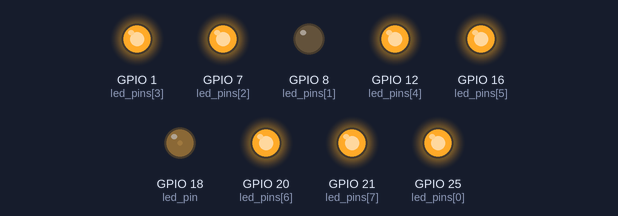
Recording of a program running on a simulated Raspberry Pi (BCM pin numbers). On the bench: output pins drawn as LEDs (lit = HIGH). Threads take turns every 2 ms.

Above: at 0.1 s.
At 0.45 s:
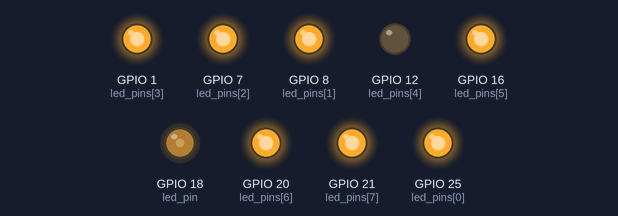
At 0.8 s:
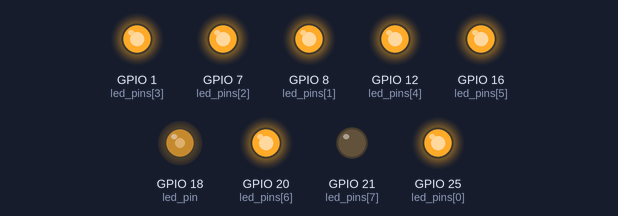
At 1.6 s:
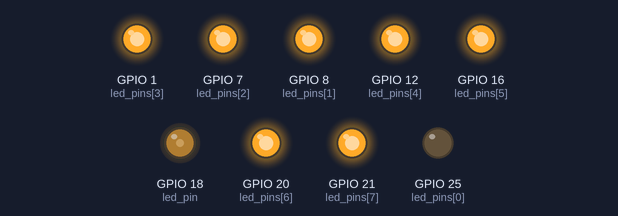
At 2.3 s:
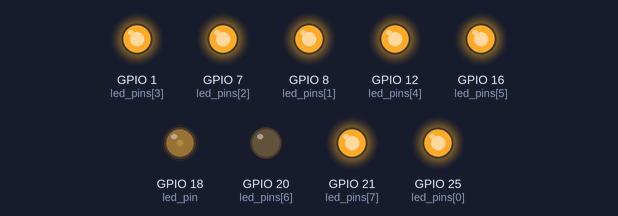
At 3.0 s:
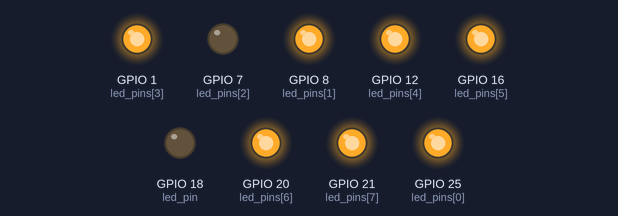
Timing chart, 0 to 7.6 s (numbered marks = the images above):
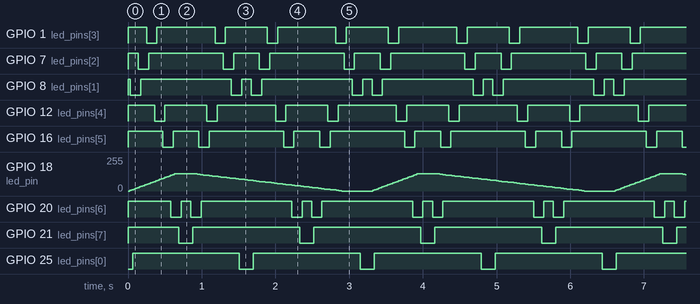

Measured:
- by itself, GPIO 1 (led_pins[3]): repeats every 1.6 s: HIGH 0.79 s, LOW 0.14 s, HIGH 0.57 s, LOW 0.14 s
- by itself, GPIO 7 (led_pins[2]): repeats every 1.6 s: HIGH 1.0 s, LOW 0.14 s, HIGH 0.35 s, LOW 0.14 s
- by itself, GPIO 8 (led_pins[1]): repeats every 1.6 s: HIGH 1.2 s, LOW 0.14 s, HIGH 0.13 s, LOW 0.14 s
- by itself, GPIO 12 (led_pins[4]): repeats every 1.6 s: HIGH 0.57 s, LOW 0.14 s, HIGH 0.79 s, LOW 0.14 s
- by itself, GPIO 16 (led_pins[5]): repeats every 1.6 s: HIGH 0.35 s, LOW 0.14 s, HIGH 1.0 s, LOW 0.14 s
- by itself, GPIO 20 (led_pins[6]): repeats every 1.6 s: HIGH 0.13 s, LOW 0.14 s, HIGH 1.2 s, LOW 0.14 s
- by itself, GPIO 21 (led_pins[7]), GPIO 25 (led_pins[0]): alternates HIGH for 1.5 s and LOW for 0.19 s

The program:

breathe_and_flow.py
```python
#!/usr/bin/env python
# -*- coding: utf-8 -*-

import RPi.GPIO as GPIO
import time
import thread

#=====================================================
# Pins für Lauflicht
led_pins = [ 25, 8, 7, 1, 12, 16, 20, 21 ]
sleep_time_1 = 0.03
sleep_time_2 = 0.05
# Einstellungen für „atmende“ LED
led_pin   = 18
high      = 50
low       = 0
stepping  = 1
on_time   = 0.25
off_time  = 0.35
#=====================================================


def setup():
    global p
    # Layout festlegen auf BCM-Nummerierung
    GPIO.setmode(GPIO.BCM)

    # Pins für Lauflicht konfigurieren
    for pin in led_pins:
      GPIO.setup(pin, GPIO.OUT)
      GPIO.output(pin, GPIO.HIGH)

    # „atmende“ LED konfigurieren …
    GPIO.setup(led_pin, GPIO.OUT)
    # … und PWM starten
    p = GPIO.PWM(led_pin, 50)
    p.start(0)


def right_loop():
    for i in range(0, len(led_pins)):
        GPIO.output(led_pins[i], GPIO.LOW)

        if i + 1 < len(led_pins):
            time.sleep(sleep_time_1)
            GPIO.output(led_pins[i + 1], GPIO.LOW)
            time.sleep(sleep_time_1)
            GPIO.output(led_pins[i], GPIO.HIGH)

        time.sleep(sleep_time_2)


def left_loop():
    for i in range(len(led_pins) - 1, -1, -1):
        if i - 1 >= 0:
            time.sleep(sleep_time_1)
            GPIO.output(led_pins[i - 1], GPIO.LOW)
            time.sleep(sleep_time_1)
            GPIO.output(led_pins[i], GPIO.HIGH)

        time.sleep(sleep_time_2)


def breathe_loop(p):
    while True:
        for dc in range(low, high + 1, stepping + 1):
            p.ChangeDutyCycle(dc)
            time.sleep(0.025)

        time.sleep(on_time)

        for dc in range(high , low - 1, -stepping):
            p.ChangeDutyCycle(dc)
            time.sleep(0.04)

        time.sleep(off_time)


def loop():
    while True:
        right_loop()
        left_loop()


def cleanup():
    # alles wieder aufräumen
    p.stop()
    GPIO.cleanup()


if __name__ == '__main__':
    setup()

    try:
        thread.start_new_thread(breathe_loop, (p , ))
        loop()
    except KeyboardInterrupt:
        cleanup()
```
